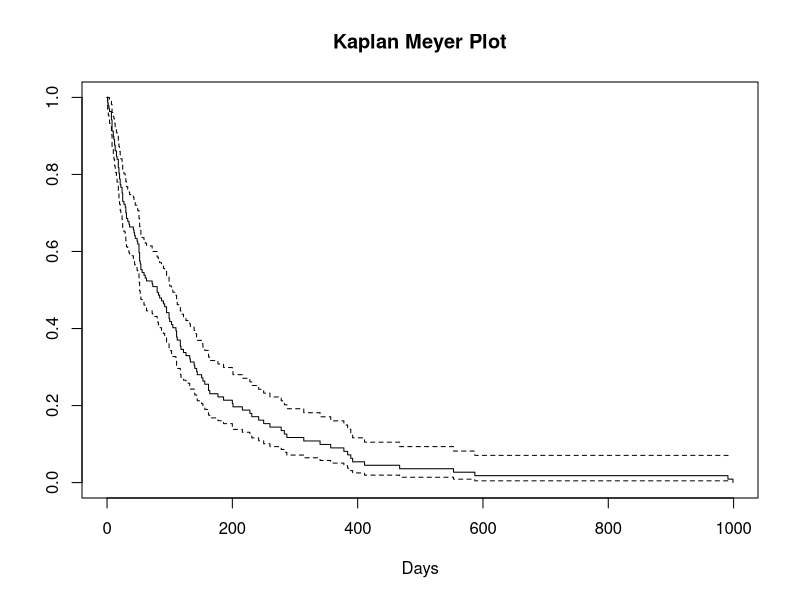
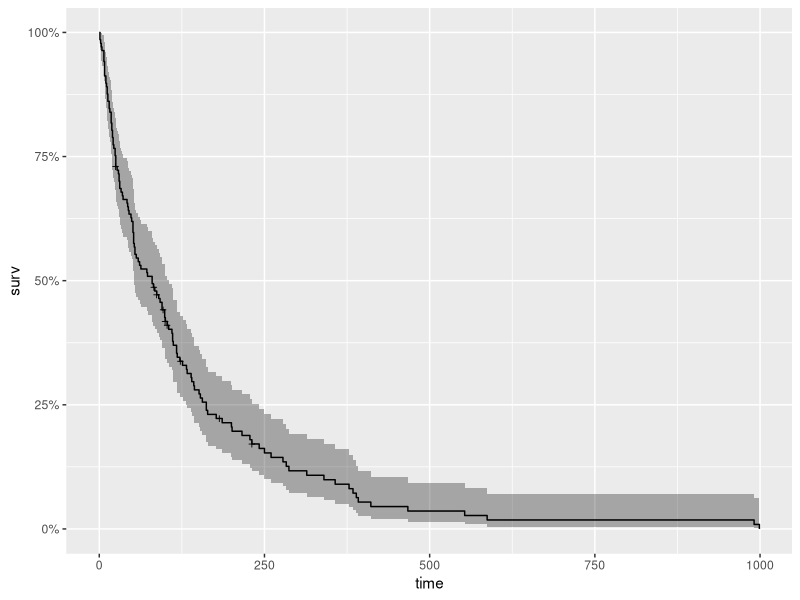
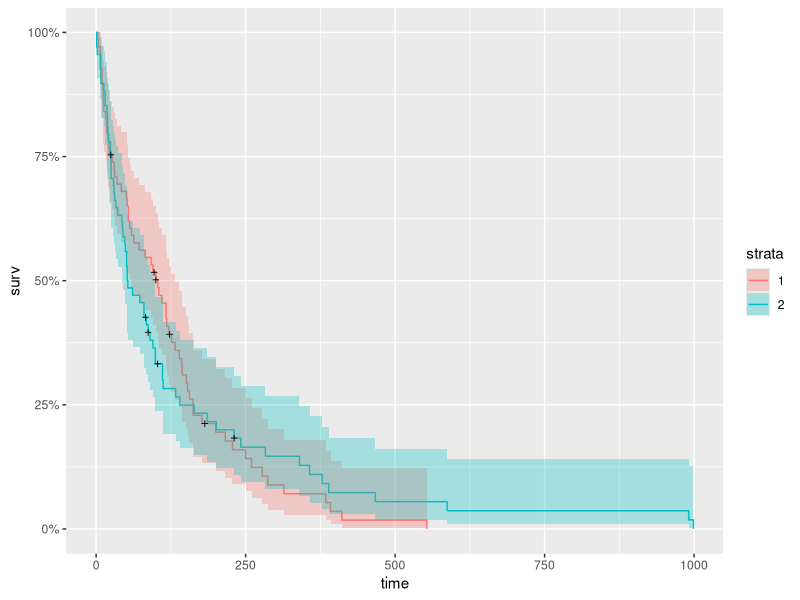

Here is the R script that generated these plots, in order:
## ---- chunk 1
library(survival)
library(ranger)
library(ggplot2)
library(dplyr)
library(ggfortify)
## ---- chunk 2
data(veteran)
head(veteran)
## ---- chunk 3
km <- with(veteran, Surv(time, status))

head(km,80)

## ---- chunk 4
km_fit <- survfit(Surv(time, status) ~ 1, data = veteran)

km_fit
## ---- chunk 5
summary(km_fit, times = c(1,30,60,90*(1:10)))

## ---- chunk 6
plot(km_fit, xlab="Days", main = 'Kaplan Meyer Plot') #base graphics is always ready

## ---- chunk 7
autoplot(km_fit)

## ---- chunk 8
km_trt_fit <- survfit(Surv(time, status) ~ trt, data = veteran)
km_trt_fit

## ---- chunk 9
autoplot(km_trt_fit)
